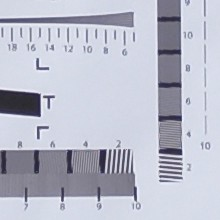
#> input picture 11_Camera_TestChart/110_A_BaseData/DJI_Mavic3T_ISO12233_12MP_cut.JPG, 220 x 220 px, given in place of 20250411_DJIMini3Pro_1.JPG, which was not available
$ jupyter execute 11_D_Comparison_Tree.ipynb   (text cells are left out)
#> lines starting #> are read from the running program, lines starting #| are printed output that depends on the picture; pictures that were not available may be replaced by others from this repository, and a replacement may not be noted
[cell 1]
import matplotlib.pyplot as plt
from PIL import Image
import os

# Manuelle Metadaten (in Reihenfolge der Bilder a–f)
manual_metadata = [
    "ISO: 120, f/1.7, 1/1500s",    # DJI Mini 3 Pro – Bild (a)
    "ISO: 200, f/1.7, 1/1250s",    # DJI Mini 3 Pro – Bild (b)
    "ISO: 100, f/1.7, 1/640s",    # DJI Mini 3 Pro – Bild (c)
    "ISO: 200, f/10, 1/160s",    # DJI Phantom 4 Pro V2 – Bild (d)
    "ISO: 200, f/10, 1/100s",    # DJI Phantom 4 Pro V2 – Bild (e)
    "ISO: 400, f/10, 1/640s"    # DJI Phantom 4 Pro V2 – Bild (f)
]

# Bildpfade
base_dir = "110_D_BaseData"
image_files = [
    "20250411_DJIMini3Pro_1.JPG",
    "20250411_DJIMini3Pro_2.JPG",
    "20250411_DJIMini3Pro_3.JPG",
    "20250411_DJIPhantom4ProV2_1.JPG",
    "20250411_DJIPhantom4ProV2_2.JPG",
    "20250411_DJIPhantom4ProV2_3.JPG"
]
image_paths = [os.path.join(base_dir, f) for f in image_files]
subfig_labels = ['(o)', '(p)', '(q)', '(r)', '(t)', '(u)']

# Zuschnittgröße (optional anpassen)
crop_size = 2000

# 2x3 Plot vorbereiten
fig, axes = plt.subplots(2, 3, figsize=(12, 8), gridspec_kw={'hspace': 0.35, 'wspace': 0.05})

# Schleife durch alle Bilder
for i, (path, label) in enumerate(zip(image_paths, subfig_labels)):
    img = Image.open(path)
#> img is the input picture: PIL image 220x220 RGB; mean R, G, B 186.3, 188.8, 203.1
    width, height = img.size
#> width = 220; height = 220
    crop_box = (
        width // 2 - crop_size // 2,
        height // 2 - crop_size // 2,
        width // 2 + crop_size // 2,
        height // 2 + crop_size // 2
    )
#> crop_box = (-890, -890, 1110, 1110)
    cropped = img.crop(crop_box)
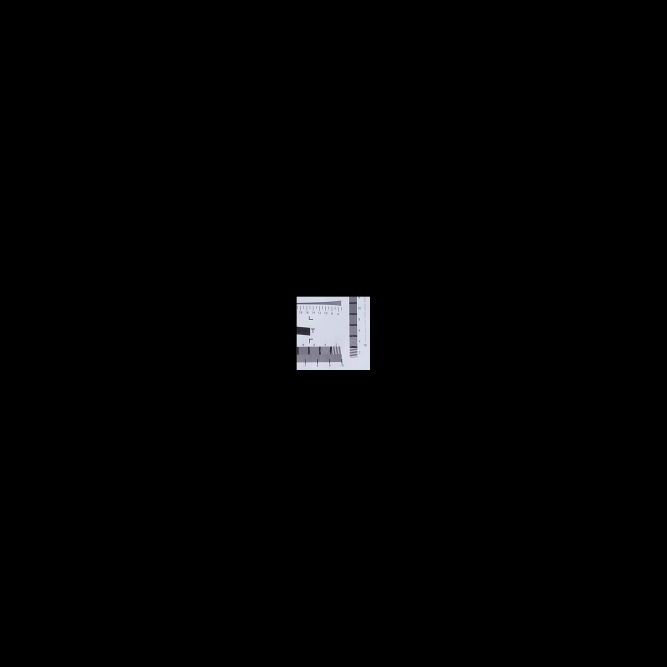
#> cropped: PIL image 2000x2000 RGB (shown at 1/3 size); mean R, G, B 2.3, 2.3, 2.5

    # Kamera erkennen aus Dateiname
    if "Mini3Pro" in path:
        camera = "DJI Mini 3 Pro"
    elif "Phantom4ProV2" in path:
        camera = "DJI Phantom 4 Pro V2"
    else:
        camera = "Unbekannt"

    # Position im Raster
    row = i // 3
    col = i % 3
    ax = axes[row, col]
    ax.imshow(cropped)
    ax.axis("off")

    # Beschriftungen
    ax.text(0.5, 1.08, camera, fontsize=13, fontweight='bold',
            ha='center', va='bottom', transform=ax.transAxes)
    ax.text(0.5, 1.015, manual_metadata[i], fontsize=10,
            ha='center', va='bottom', transform=ax.transAxes)
    ax.text(0.5, -0.035, label, fontsize=11,
            ha='center', va='top', transform=ax.transAxes)
#> pass 2 of the loop `for i, (path, label) in enumerate(zip(image_paths, subfig_labels)):`:
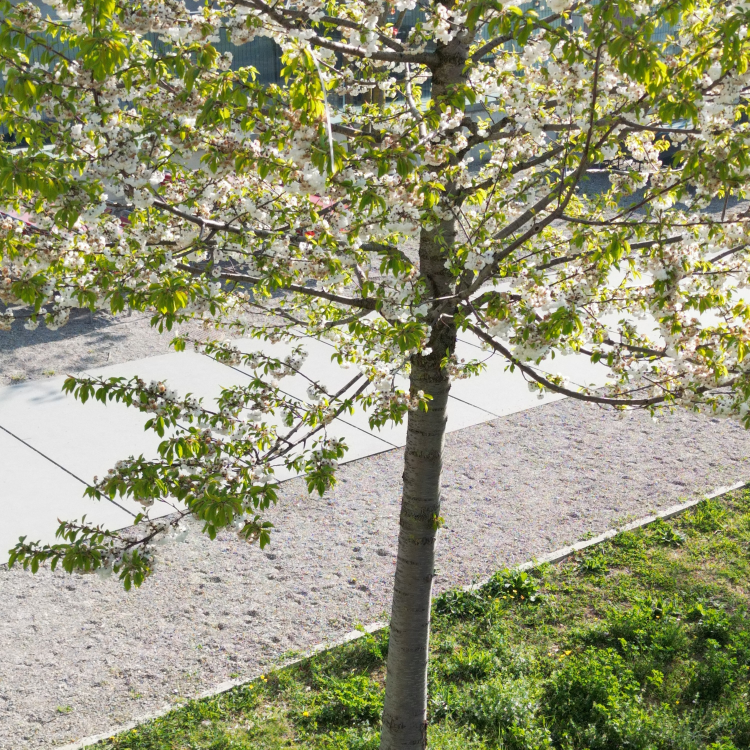
#> input picture 11_Camera_TestChart/110_D_BaseData/20250411_DJIMini3Pro_2.JPG, 2999 x 2999 px (shown at 1/4 size)
#> img is the input picture: PIL image 2999x2999 RGB; mean R, G, B 150.3, 151.2, 119.1
#> `cropped = img.crop(crop_box)`:
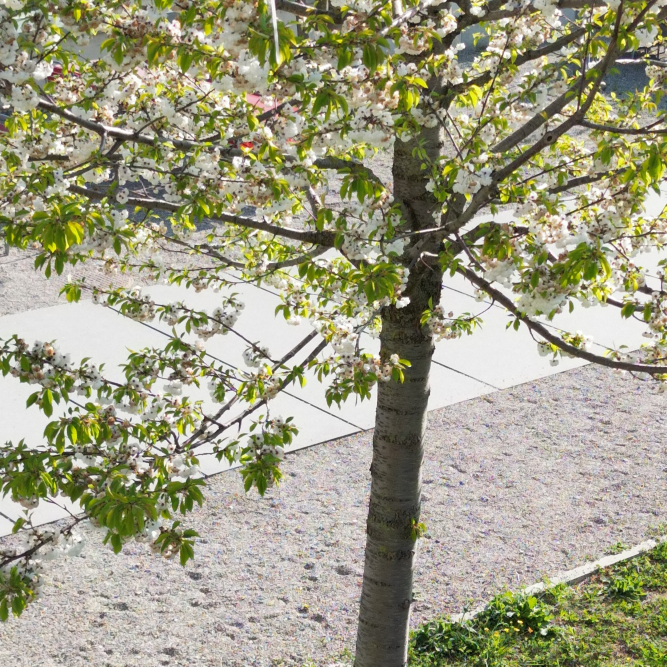
#> cropped: PIL image 2000x2000 RGB (shown at 1/3 size); mean R, G, B 159.1, 157.3, 131.9
#> pass 3 of the loop `for i, (path, label) in enumerate(zip(image_paths, subfig_labels)):`:
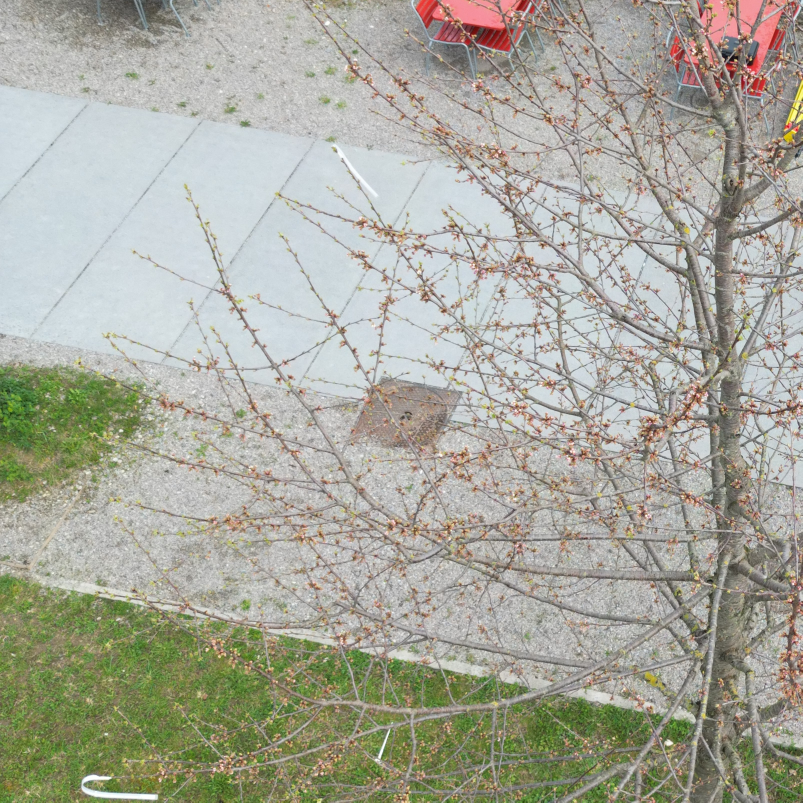
#> input picture 11_Camera_TestChart/110_D_BaseData/20250411_DJIMini3Pro_3.JPG, 3209 x 3209 px (shown at 1/4 size)
#> img is the input picture: PIL image 3209x3209 RGB; mean R, G, B 168.1, 168.3, 155.7
#> `cropped = img.crop(crop_box)`:
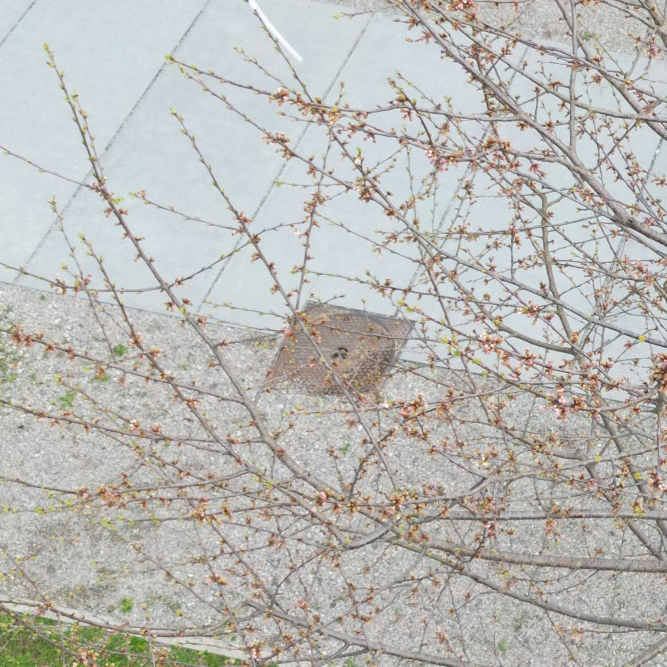
#> cropped: PIL image 2000x2000 RGB (shown at 1/3 size); mean R, G, B 185.6, 185.1, 181
#> the loop made 6 passes; the first 3 are shown

# Gesamtlayout anpassen
plt.subplots_adjust(top=0.90, bottom=0.08, left=0.05, right=0.75)
plt.show()
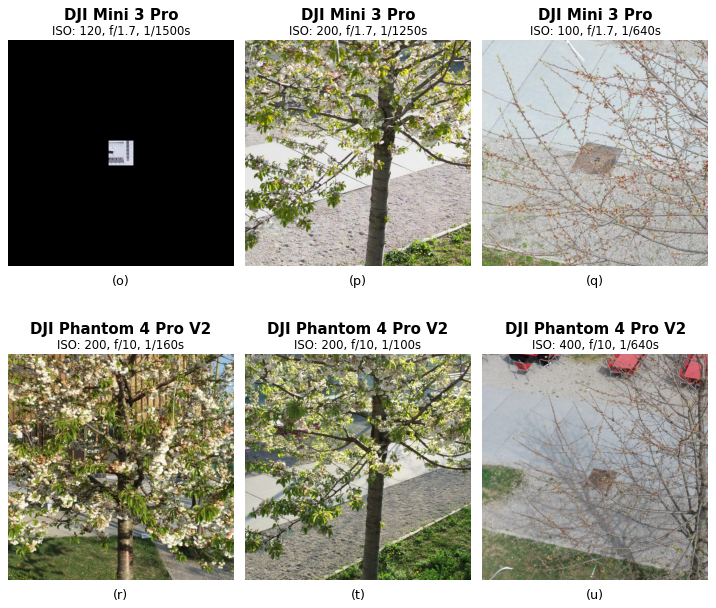
#> figure drawn by matplotlib, 6 panels
